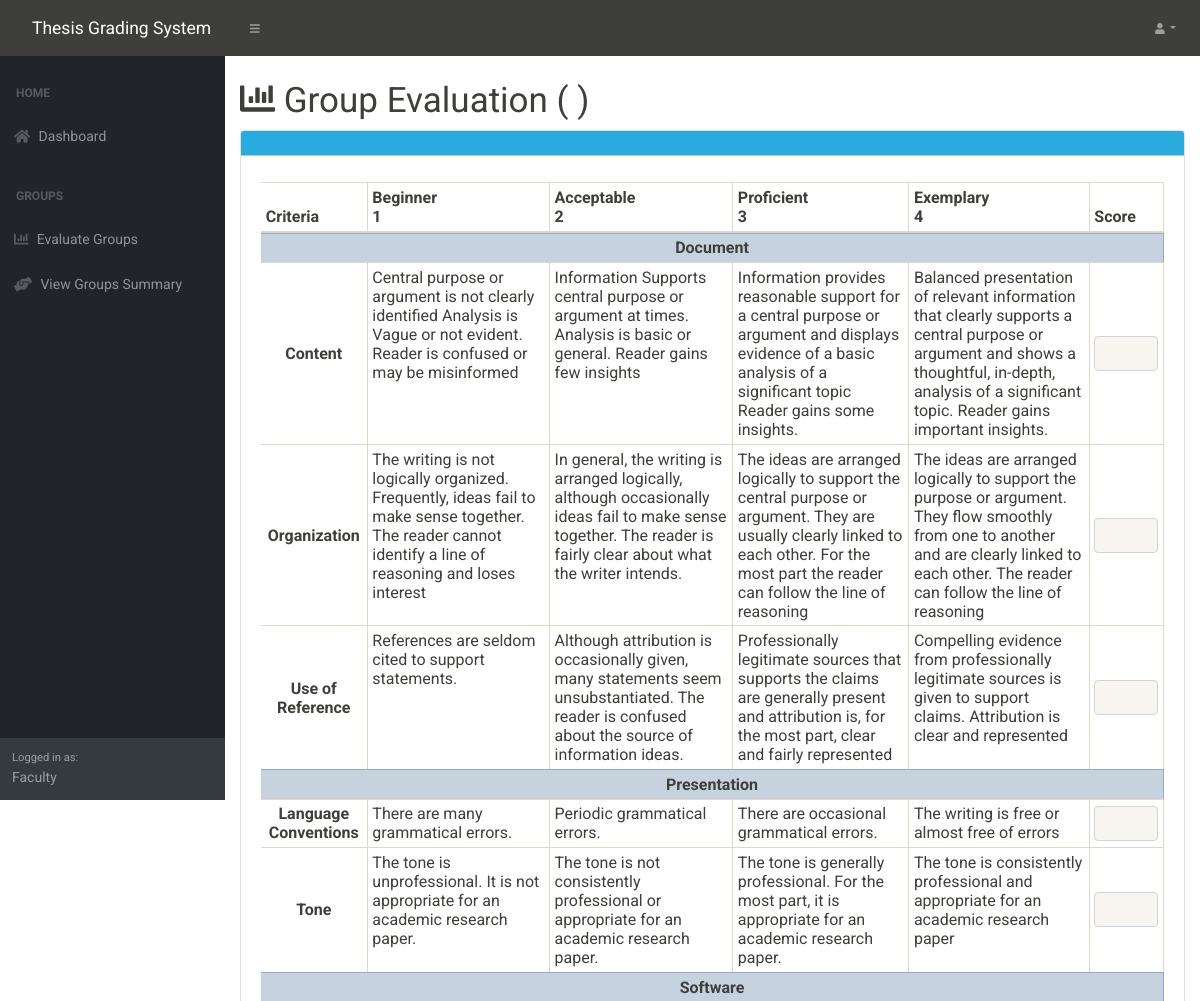
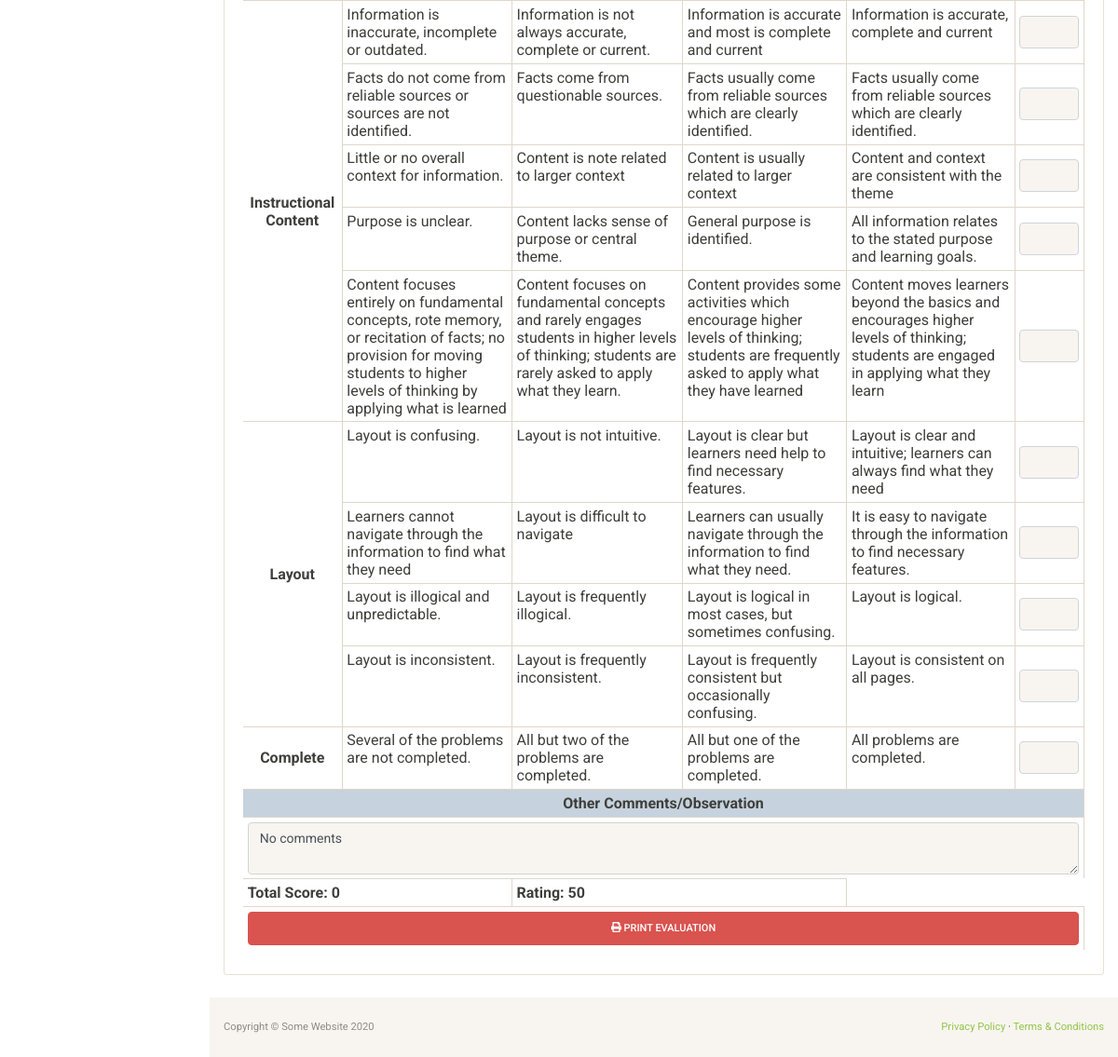
The page /GroupSummary/ViewEvaluation.php (signed in) on the database its author committed (2 pictures, top to bottom).
### tables this page shows
CREATE TABLE `criteria` (
  `Id` int(11) NOT NULL,
  `Title` varchar(255) NOT NULL,
  `Beginner` varchar(255) NOT NULL,
  `Acceptable` varchar(255) NOT NULL,
  `Proficient` varchar(255) NOT NULL,
  `Exemplary` varchar(255) NOT NULL,
  `Weight` float NOT NULL
);

### Backend/classes/DBHandler.php (called while the page is built, shortened)
<?php
require_once("Criterion.php");
class DBHandler
{
	static private $server = "localhost";
	static private $s_username = "root";
	static private $s_pass = "";
	static private $dbName = "thesis-grading-system-db";
	public static function GetCriteria(){
		$connection = new mysqli(self::$server, self::$s_username, self::$s_pass, self::$dbName);
		$stmt = $connection->prepare("SELECT *  FROM Criteria");
		$rc = $stmt->execute();
		$res = $stmt->get_result();
		if($res->num_rows > 0){
			$criteria = array();
			while($row = $res->fetch_assoc()){
				$id = $row['Id'];
				$title = $row['Title'];
				$descs = array();
				array_push($descs, $row['Beginner']);
				array_push($descs, $row['Acceptable']);
				array_push($descs, $row['Proficient']);
				array_push($descs, $row['Exemplary']);
				array_push($criteria, Criterion::Create($id, $title, $descs));
			}
			return $criteria;
		}
		else{
			return NULL;
		}
	}
	public static function GetEvaluation($panelid, $groupid){
		$connection = new mysqli(self::$server, self::$s_username, self::$s_pass, self::$dbName);
		$stmt = $connection->prepare("SELECT Grade, DateGiven FROM Grades WHERE Group_Id = ? AND Panelist_Id = ?");
		$stmt->bind_param("dd", $groupid, $panelid);
		$stmt->execute();
		$result = $stmt->get_result();
		if($result->num_rows > 0){
			$grades = array();
			while($row = $result->fetch_assoc()){
				array_push($grades, $row["Grade"]);
				$date = $row['DateGiven'];
			}
		}else{
			return NULL;
		}
		$evaluation = new Evaluation($grades, $comment, $date);
		return $evaluation;
	}
}
?>

### Backend/classes/Criterion.php (called while the page is built, shortened)
<?php
class Criterion{
	public static function Create($_id, $_title, $_descs){
		$c = new Criterion();
		$c->id = $_id;
		$c->title = $_title;
		$c->descriptions = $_descs;
		return $c;
	}
}
?>

### GroupSummary/ViewEvaluation.php (the view, shortened to what this page needs)
<?php
require_once("../Backend/classes/DBHandler.php");
require_once("../Backend/classes/Criterion.php");
$groupid = $_GET['groupid'];
$panelid = $_GET['panelid'];
$criteria = DBHandler::GetCriteria();
$eval = DBHandler::GetEvaluation($panelid, $groupid);
$panel = DBHandler::GetAccountInfo($panelid);
?>
<html>
    <head>
        <link href="../css/styles.css" rel="stylesheet" />
        <link href="../css/bootstrap-sandstone.min.css" rel="stylesheet" />
        <link href="https://cdn.datatables.net/1.10.20/css/dataTables.bootstrap4.min.css" rel="stylesheet" />
    </head>
    <body class="sb-nav-fixed">
        <?php include("../PartialViews/Navbar.php")?>
        <div id="layoutSidenav">
            <?php include("../PartialViews/SideNav.php");?>
            <div id="layoutSidenav_content">
                <main>
                    <div class="container-fluid">
                        <h1 class="mt-4"><i class="fas fa-chart-bar"></i> Group Evaluation (<?=$panel->firstname." ".$panel->lastname?>)</h1>
                        <div class="card mb-4">
                            <div class="card-header bg-info">
                            </div>
                            <div class="card-body">
                                <div class="table-responsive">
                                    <table class="table table-sm table-bordered" id= "dataTable" width="100%" cellspacing="0">
                                        <thead>
                                            <tr align="center">
                                                <th>Criteria</th>
                                                <th>Beginner<br>1</th>
                                                <th>Acceptable<br>2</th>
                                                <th>Proficient<br>3</th>
                                                <th>Exemplary<br>4</th>
                                                <th>Score</th>
                                            </tr>
                                        </thead>
                                        <tbody>
                                           <form id ="EvaluationForm" action="../Backend/EvaluationController/print_evaluation.php" method="POST">
                                            <tr align="center" class='table-primary'><th colspan="6">Document</th></tr>
                                            <?php for($x = 0; $x < 3; $x++){ ?>
                                                <tr>
                                                    <th class='align-middle text-center'><?=$criteria[$x]->title?></th>
                                                    <td><?=$criteria[$x]->descriptions[0]?></td>
                                                    <td><?=$criteria[$x]->descriptions[1]?></td>
                                                    <td><?=$criteria[$x]->descriptions[2]?></td>
                                                    <td><?=$criteria[$x]->descriptions[3]?></td>
                                                    <td class='align-middle'>
                                                        <input type="text" value="<?=$eval->grades[$x]?>" class = 'form-control text-center' name = "Score[]" disabled>
                                                    </td>
                                                </tr>
                                            <?php } ?>
                                            <tr align="center" class='table-primary'><th colspan="6">Presentation</th></tr>
                                            <?php for($x = 3; $x < 5; $x++){ ?>
                                                <tr>
                                                    <th class='align-middle text-center'><?=$criteria[$x]->title?></th>
                                                    <td><?=$criteria[$x]->descriptions[0]?></td>
                                                    <td><?=$criteria[$x]->descriptions[1]?></td>
                                                    <td><?=$criteria[$x]->descriptions[2]?></td>
                                                    <td><?=$criteria[$x]->descriptions[3]?></td>
                                                    <td class='align-middle'>
                                                        <input type="text" value="<?=$eval->grades[$x]?>" class = 'form-control text-center' name = "Score[]" disabled>
                                                    </td>
                                                </tr>
                                            <?php } ?>
                                            <tr align="center" class='table-primary'><th colspan="6">Software</th></tr>
                                            <?php for($x = 5; $x < 10; $x++){ ?>
                                                <tr>
                                                    <?php if($x == 5){?>
                                                        <th class='align-middle text-center' rowspan ="5">Instructional Content</th>
                                                    <?php }?>
                                                    <td><?=$criteria[$x]->descriptions[0]?></td>
                                                    <td><?=$criteria[$x]->descriptions[1]?></td>
                                                    <td><?=$criteria[$x]->descriptions[2]?></td>
                                                    <td><?=$criteria[$x]->descriptions[3]?></td>
                                                    <td class='align-middle'>
                                                        <input type="text" value="<?=$eval->grades[$x]?>" class = 'form-control text-center' name = "Score[]" disabled>
                                                    </td>
                                                </tr>
                                            <?php } ?>
                                            <?php for($x = 10; $x < 14; $x++){ ?>
                                                <tr>
                                                    <?php if($x == 10){?>
                                                        <th class='align-middle text-center' rowspan ="4">Layout</th>
                                                    <?php }?>
                                                    <td><?=$criteria[$x]->descriptions[0]?></td>
                                                    <td><?=$criteria[$x]->descriptions[1]?></td>
                                                    <td><?=$criteria[$x]->descriptions[2]?></td>
                                                    <td><?=$criteria[$x]->descriptions[3]?></td>
                                                    <td class='align-middle'>
                                                        <input type="text" value="<?=$eval->grades[$x]?>" class = 'form-control text-center' name = "Score[]" disabled>
                                                    </td>
                                                </tr>
                                            <?php } ?>
                                            <tr>
                                                <th class='align-middle text-center'>Complete</th>
                                                <td><?=$criteria[14]->descriptions[0]?></td>
                                                <td><?=$criteria[14]->descriptions[1]?></td>
                                                <td><?=$criteria[14]->descriptions[2]?></td>
                                                <td><?=$criteria[14]->descriptions[3]?></td>
                                                <td class='align-middle'>
                                                    <input type="text" value="<?=$eval->grades[$x]?>" class = 'form-control text-center' name = "Score[]" disabled>
                                                </td>
                                            </tr>
                                            <tr>
                                                <th colspan="6" class ='table-primary text-center'>Other Comments/Observation</th>
                                            </tr>
                                            <tr>
                                                <th colspan="6">
                                                    <?php
                                                        $comment = (empty($eval->comment))?"No comments":$eval->comment;
                                                    ?>
                                                    <textarea name="Comment" class ="form-control" disabled><?=$comment?></textarea>
                                                </th>
                                            </tr>
                                             <tr>
                                                <?php
                                                $totalScore = array_sum($eval->grades);
                                                $rating = (($totalScore/60) * 50) + 50;
                                                echo "<th colspan='2'>Total Score: ".$totalScore."</th>";
                                                echo "<th colspan = '2'>Rating: ".$rating."</th>";
                                                ?>
                                            </tr>
                                            <tr><th colspan="6" class = 'text-center'>
                                                <a class = 'btn btn-block btn-danger' href="../Backend/EvaluationController/print_evaluation.php?groupid=<?=$_GET['groupid']?>&panelid=<?=$_GET['panelid']?>"><i class="fas fa-print"></i> Print Evaluation</a></th></tr>
                                        </form>
                                        </tbody>
                                    </table>
                                </div>
                            </div>
                        </div>
                    </div>
                </main>
                <?php include("../PartialViews/Footer.php"); ?>
            </div>
        </div>
    </body>
</html>

### rows shown on the page
criteria: Title "Content", Beginner "Central purpose or argument is not clearly identified Analysis is Vague or not evident. Reader is confused or may be misinformed", Acceptable "Information Supports central purpose or argument at times. Analysis is basic or general. Reader gains few insights", Proficient "Information provides reasonable support for a central purpose or argument and displays evidence of a basic analysis of a significant topic Reader gains some insights.", Exemplary "Balanced presentation of relevant information that clearly supports a central purpose or argument and shows a thoughtful, in-depth, analysis of a significant topic. Reader gains important insights."
criteria: Title "Organization"
criteria: Title "Use of Reference", Beginner "References are seldom cited to support statements.", Acceptable "Although attribution is occasionally given, many statements seem unsubstantiated. The reader is confused about the source of information ideas.", Proficient "Professionally legitimate sources that supports the claims are generally present and attribution is, for the most part, clear and fairly represented", Exemplary "Compelling evidence from professionally legitimate sources is given to support claims. Attribution is clear and represented"
criteria: Title "Language Conventions", Beginner "There are many grammatical errors.", Acceptable "Periodic grammatical errors.", Proficient "There are occasional grammatical errors.", Exemplary "The writing is free or almost free of errors"
criteria: Title "Tone", Beginner "The tone is unprofessional. It is not appropriate for an academic research paper.", Acceptable "The tone is not consistently professional or appropriate for an academic research paper.", Proficient "The tone is generally professional. For the most part, it is appropriate for an academic research paper.", Exemplary "The tone is consistently professional and appropriate for an academic research paper"
criteria: shows "Instructional Content", Beginner "Information is inaccurate, incomplete or outdated.", Acceptable "Information is not always accurate, complete or current.", Proficient "Information is accurate and most is complete and current", Exemplary "Information is accurate, complete and current"
criteria: Beginner "Facts do not come from reliable sources or sources are not identified.", Acceptable "Facts come from questionable sources."
criteria: Beginner "Little or no overall context for information.", Acceptable "Content is note related to larger context", Proficient "Content is usually related to larger context", Exemplary "Content and context are consistent with the theme"
criteria: Beginner "Purpose is unclear.", Acceptable "Content lacks sense of purpose or central theme.", Proficient "General purpose is identified.", Exemplary "All information relates to the stated purpose and learning goals."
criteria: Beginner "Content focuses entirely on fundamental concepts, rote memory, or recitation of facts; no provision for moving students to higher levels of thinking by applying what is learned", Acceptable "Content focuses on fundamental concepts and rarely engages students in higher levels of thinking; students are rarely asked to apply what they learn.", Proficient "Content provides some activities which encourage higher levels of thinking; students are frequently asked to apply what they have learned", Exemplary "Content moves learners beyond the basics and encourages higher levels of thinking; students are engaged in applying what they learn"
criteria: shows "Layout", Beginner "Layout is confusing.", Acceptable "Layout is not intuitive.", Proficient "Layout is clear but learners need help to find necessary features.", Exemplary "Layout is clear and intuitive; learners can always find what they need"
criteria: Beginner "Learners cannot navigate through the information to find what they need", Acceptable "Layout is difficult to navigate", Proficient "Learners can usually navigate through the information to find what they need.", Exemplary "It is easy to navigate through the information to find necessary features."
criteria: Beginner "Layout is illogical and unpredictable.", Acceptable "Layout is frequently illogical.", Proficient "Layout is logical in most cases, but sometimes confusing.", Exemplary "Layout is logical."
criteria: Beginner "Layout is inconsistent.", Acceptable "Layout is frequently inconsistent.", Proficient "Layout is frequently consistent but occasionally confusing.", Exemplary "Layout is consistent on all pages."
criteria: Beginner "Several of the problems are not completed.", Acceptable "All but two of the problems are completed.", Proficient "All but one of the problems are completed.", Exemplary "All problems are completed."

### other values the page prints
$_SESSION["Account"]->rolename "Faculty"
$criteria[$x]->descriptions[0] "The writing is not logically organized. Frequently, ideas fail to make sense together. The reader cannot identify a line of reasoning and loses interest"
$criteria[$x]->descriptions[1] "In general, the writing is arranged logically, although occasionally ideas fail to make sense together. The reader is fairly clear about what the writer intends."
$criteria[$x]->descriptions[2] "The ideas are arranged logically to support the central purpose or argument. They are usually clearly linked to each other. For the most part the reader can follow the line of reasoning"
$criteria[$x]->descriptions[3] "The ideas are arranged logically to support the purpose or argument. They flow smoothly from one to another and are clearly linked to each other. The reader can follow the line of reasoning"
$criteria[$x]->descriptions[2] "Facts usually come from reliable sources which are clearly identified."
$criteria[$x]->descriptions[3] "Facts usually come from reliable sources which are clearly identified."
$totalScore "0"
$rating "50"
